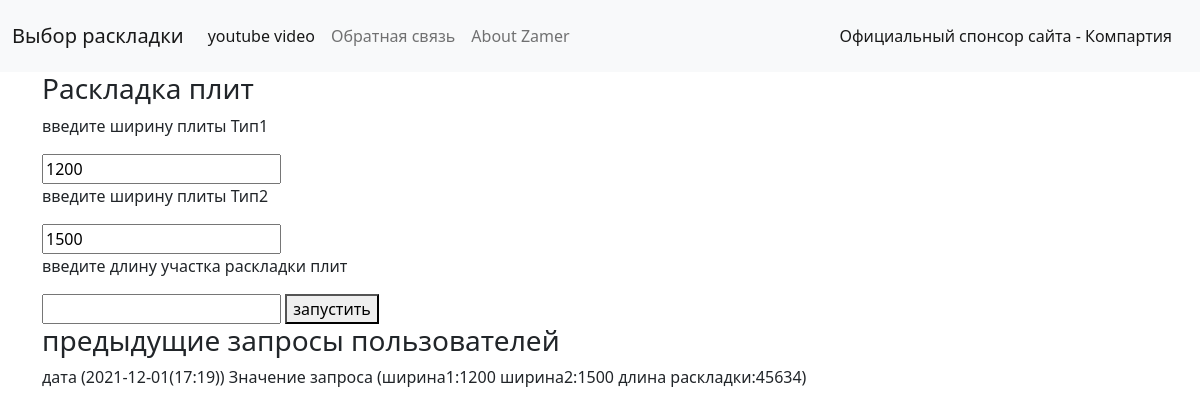
/plat, run on the app's committed database.
### models.py (models this page shows, shortened)
class Plat(db.Model):
	time = datetime.utcnow()
	id = db.Column(db.Integer, primary_key=True)
	data_query = db.Column(db.Text)
	date = db.Column(db.DateTime, default=datetime.utcnow())

### view.py (the view)
@app.route('/plat', methods=['post','get'])
def plat():
    title = 'раскладка плит'
    log_query = Plat.query.order_by(Plat.date.desc()).limit(5)
    print(log_query)
    return render_template('plat.html', title=title, log_query=log_query)

### templates/plat.html (shortened to what this page needs)
{% extends 'base.html' %}
{% block content %}
<h3>Раскладка плит</h3>
<form action="/plat_result" method="POST">
    <p>введите ширину плиты Тип1</p>
    <input type="text" name="width1_plat" value="1200">
    <p>введите ширину плиты Тип2</p>
    <input type="text" name="width2_plat" value="1500">
    <p>введите длину участка раскладки плит</p>
    <input type="text" name="lenght_plat">
    <button type="submit">запустить</button>
</form>
<h3>предыдущие запросы пользователей</h3>
{%for one_query in log_query%}
дата ({{one_query.date.strftime('%Y-%m-%d(%H:%M)')}})   Значение запроса ({{one_query.data_query}})<br>
{%endfor%}
{% endblock content %}

### data on the page
Plat: date "2021-12-01(17:19)", data_query "ширина1:1200 ширина2:1500 длина раскладки:45634"
